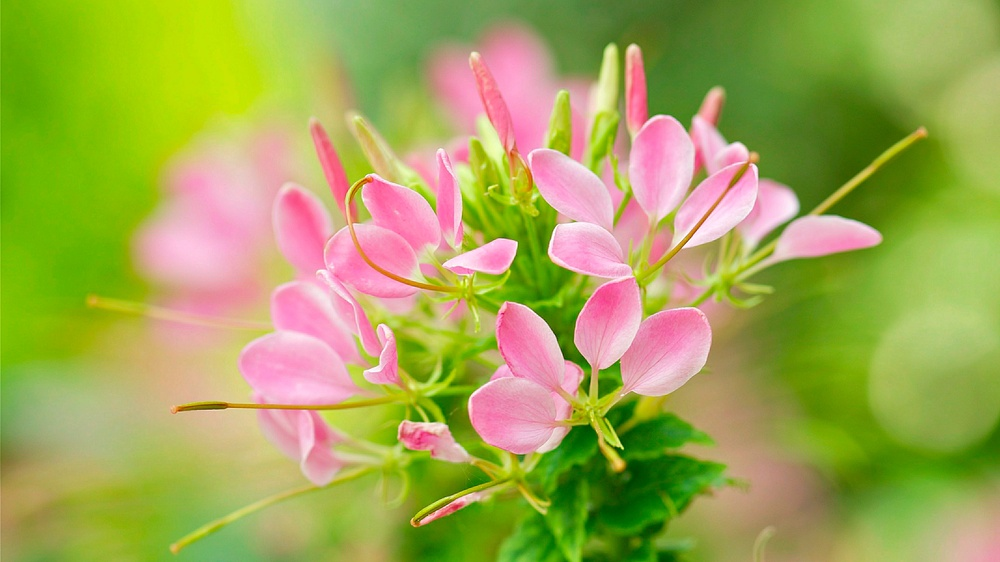
#> input picture image_convolution/flower.jpeg, 1000 x 562 px, shrunk from 1920 x 1080 before the run, found by its file name
$ python convolve.py
#> lines starting #> are read from the running program, lines starting #| are printed output that depends on the picture
import numpy as np
import cv2 as cv
import matplotlib.pyplot as plt


def padding(img:np.array)->np.array:
    w, h = img.shape
    new_img = np.zeros(shape=(w+2,h+2))
    w, h = new_img.shape
    new_img[1:w-1,1:h-1] = img
    new_img.astype(int)
    return new_img

def convolute(img: int, kernel: int)->np.array:
    img = padding(np.array(img))
    _, k = kernel.shape
    w, h = img.shape
    new_w, new_h = w-k+1, h-k+1
    conv_img = np.zeros(shape=(new_w,new_h))
    for i in range(new_w):
        for j in range(new_h):
            mat = img[i:i+k,j:j+k]
            conv_img[i,j] = np.sum(np.multiply(kernel,mat))
            if conv_img[i,j]<0:
                conv_img[i,j]=0
            elif(conv_img[i,j]>255):
                conv_img[i,j]=255

    return conv_img


def main():
    img_path = './image_convolution/flower.jpeg'
    img = cv.imread(img_path,0)
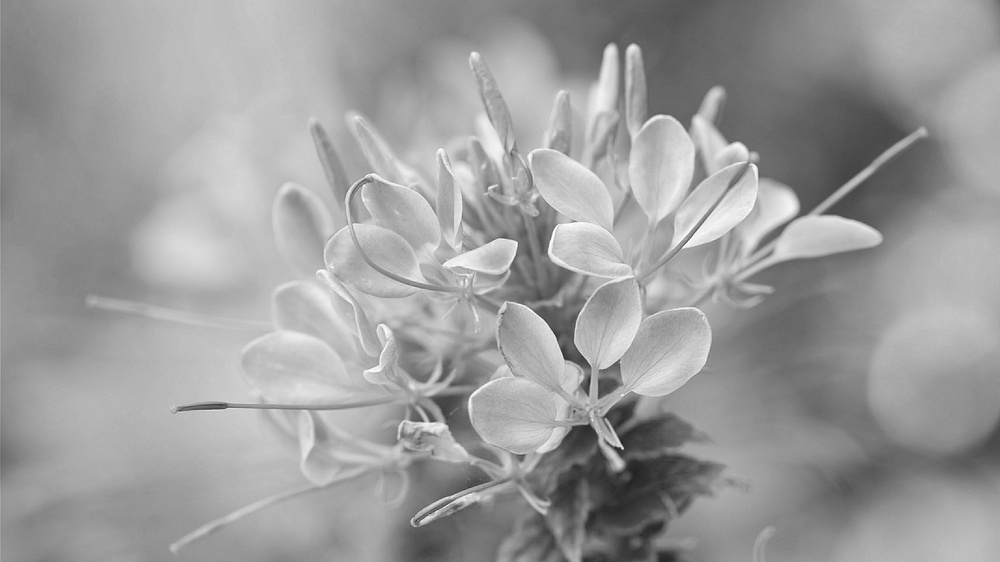
#> img: shape (562, 1000); min 34, max 255, mean 156.4
    plt.subplot(2,2,1)
    plt.imshow(img,cmap='gray')
    # plt.imshow(img,cmap='gray')
    # plt.show()

    kernel = np.array([
        [3,0,-3],
        [10,0,-10],
        [3,0,-3]
    ])

    '''Let's do padding '''

    my_kernel_output = convolute(np.array(np.array(img)), kernel)
#> after the loop in convolute, `for i in range(new_w):`:
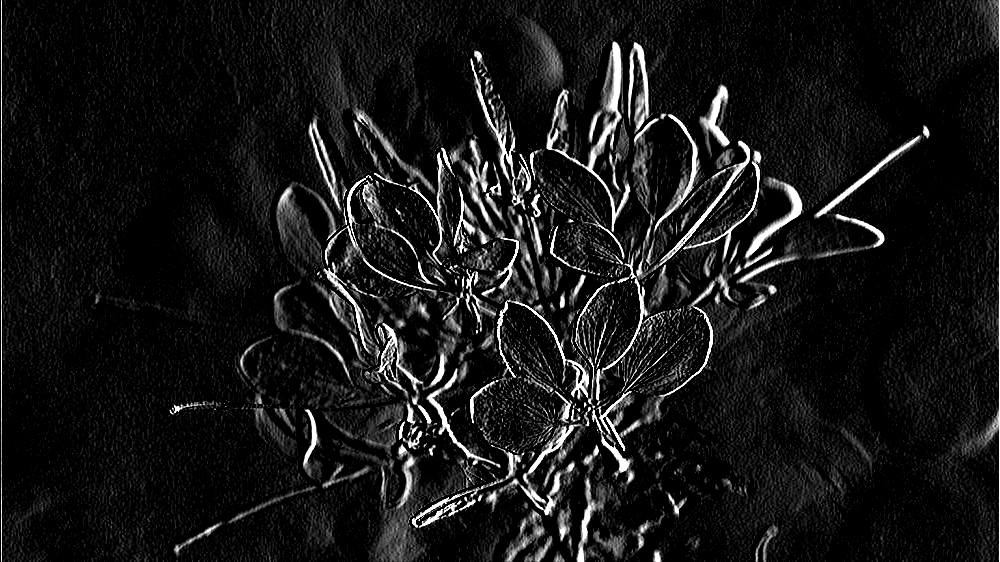
#> conv_img: shape (562, 1000) float64; min 0, max 255, mean 23
    kernel_output = cv.filter2D(img,-1, kernel)


    #print(my_kernel_output.shape,kernel_output.shape)
    print(my_kernel_output.shape,kernel_output.shape)
#| (562, 1000) (562, 1000)

    #print(new_img,"\n\n\n",img)
    print(my_kernel_output,"\n\n\n",kernel_output)
#> (printed output is left out)

    plt.subplot(2,2,3)
    plt.imshow(my_kernel_output,cmap='gray')

    plt.subplot(2,2,4)
    plt.imshow(kernel_output,cmap='gray')


    plt.show()
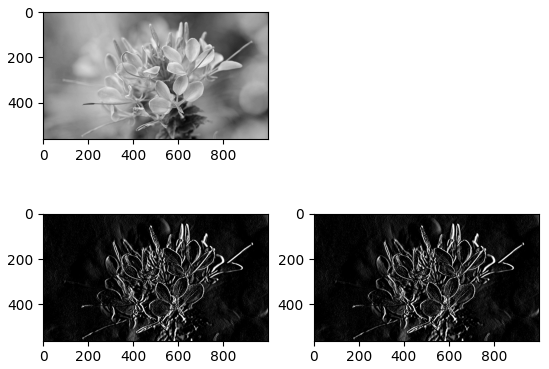
#> figure drawn by matplotlib, 3 panels


if __name__ == '__main__':
    main()
